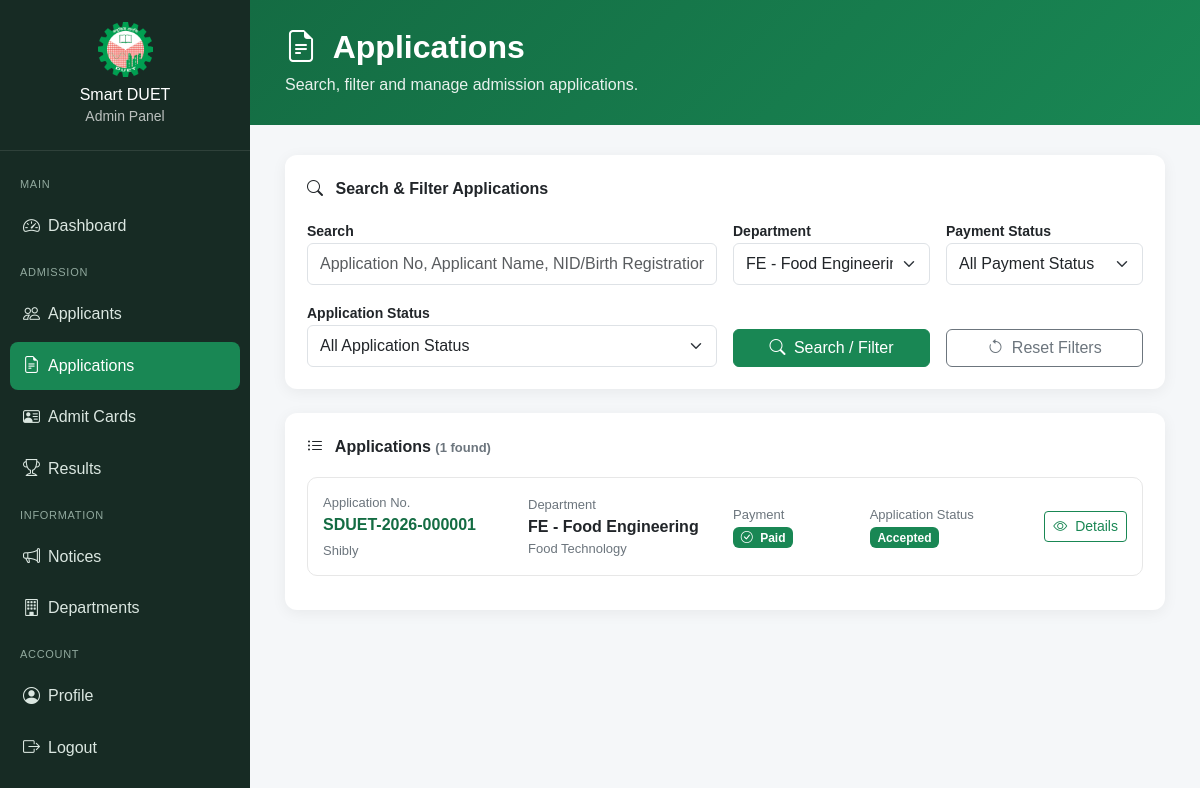
Screenshot of /admin/applications.php?department_id=10 (signed in) with the database file from the repository.
### tables this page shows
CREATE TABLE `applications` (
  `id` int(10) UNSIGNED NOT NULL,
  `application_no` varchar(30) NOT NULL,
  `applicant_id` int(10) UNSIGNED NOT NULL,
  `admission_year` year(4) NOT NULL,
  `ssc_gpa` decimal(3,2) NOT NULL,
  `diploma_cgpa` decimal(3,2) NOT NULL,
  `diploma_passing_year` year(4) NOT NULL,
  `technology_id` int(10) UNSIGNED NOT NULL,
  `department_id` int(10) UNSIGNED NOT NULL,
  `quota` enum('None','Freedom Fighter''s Son/Daughter','Tribal') NOT NULL DEFAULT 'None',
  `status` enum('draft','payment_pending','submitted','under_review','accepted','rejected') NOT NULL DEFAULT 'draft',
  `submitted_at` datetime DEFAULT NULL,
  `created_at` timestamp NOT NULL DEFAULT current_timestamp(),
  `updated_at` timestamp NOT NULL DEFAULT current_timestamp() ON UPDATE current_timestamp()
);

CREATE TABLE `applicants` (
  `id` int(10) UNSIGNED NOT NULL,
  `user_id` int(10) UNSIGNED NOT NULL,
  `full_name` varchar(150) NOT NULL,
  `father_name` varchar(150) NOT NULL,
  `mother_name` varchar(150) NOT NULL,
  `date_of_birth` date NOT NULL,
  `gender` enum('Male','Female','Other') NOT NULL,
  `identity_number` varchar(50) NOT NULL,
  `created_at` timestamp NOT NULL DEFAULT current_timestamp(),
  `updated_at` timestamp NOT NULL DEFAULT current_timestamp() ON UPDATE current_timestamp()
);

CREATE TABLE `departments` (
  `id` int(10) UNSIGNED NOT NULL,
  `code` varchar(10) NOT NULL,
  `name` varchar(150) NOT NULL,
  `faculty` varchar(150) NOT NULL,
  `degree` varchar(100) NOT NULL DEFAULT 'B.Sc. Engineering',
  `duration` varchar(50) NOT NULL DEFAULT '4 Years',
  `seats` int(10) UNSIGNED NOT NULL DEFAULT 0,
  `is_active` tinyint(1) NOT NULL DEFAULT 1,
  `created_at` timestamp NOT NULL DEFAULT current_timestamp()
);

CREATE TABLE `diploma_technologies` (
  `id` int(10) UNSIGNED NOT NULL,
  `name` varchar(150) NOT NULL,
  `is_active` tinyint(1) NOT NULL DEFAULT 1,
  `created_at` timestamp NOT NULL DEFAULT current_timestamp()
);

### admin/applications.php (the view, shortened to what the rows shown need)
<?php
require_once __DIR__ . '/../includes/functions.php';
$search = trim(
    $_GET['search'] ?? ''
);
$departmentId = (int) (
    $_GET['department_id'] ?? 0
);
$paymentFilter = trim(
    $_GET['payment_status'] ?? ''
);
$applicationFilter = trim(
    $_GET['application_status'] ?? ''
);
$applications = [];
$sql = "
    SELECT
        a.id AS application_id,
        a.application_no,
        a.admission_year,
        a.ssc_gpa,
        a.diploma_cgpa,
        a.diploma_passing_year,
        a.quota,
        a.status AS application_status,
        a.submitted_at,
        ap.id AS applicant_id,
        ap.full_name,
        ap.father_name,
        ap.mother_name,
        ap.date_of_birth,
        ap.gender,
        ap.identity_number,
        u.email,
        u.mobile,
        d.code AS department_code,
        d.name AS department_name,
        d.faculty,
        d.degree,
        t.name AS technology_name,
        doc.applicant_photo,
        doc.signature,
        doc.identity_document,
        doc.quota_document,
        p.id AS payment_id,
        p.payment_method,
        p.amount,
        p.transaction_id,
        p.payment_status,
        p.paid_at
    FROM applications a
    INNER JOIN applicants ap
        ON a.applicant_id = ap.id
    INNER JOIN users u
        ON ap.user_id = u.id
    INNER JOIN departments d
        ON a.department_id = d.id
    INNER JOIN diploma_technologies t
        ON a.technology_id = t.id
    LEFT JOIN documents doc
        ON a.id = doc.application_id
    LEFT JOIN payments p
        ON a.id = p.application_id
    WHERE 1 = 1
";
$params = [];
$types = '';
if ($departmentId > 0) {
    $sql .= "
        AND a.department_id = ?
    ";
    $params[] = $departmentId;
    $types .= 'i';
}
$sql .= "
    ORDER BY a.id DESC
    LIMIT 100
";
$stmt = $conn->prepare($sql);
if ($stmt) {
    if (!empty($params)) {
        $stmt->bind_param(
            $types,
            ...$params
        );
    }
    $stmt->execute();
    $result =
        $stmt->get_result();
    while ($row = $result->fetch_assoc()) {
        $applications[] = $row;
    }
}
$hasFilter =
    $search !== ''
    || $departmentId > 0
    || $paymentFilter !== ''
    || $applicationFilter !== '';
?>
<!DOCTYPE html>
<html lang="en">
<head>
    <link
        href="https://cdn.jsdelivr.net/npm/bootstrap@5.3.3/dist/css/bootstrap.min.css"
        rel="stylesheet"
    >
    <link
        href="https://cdn.jsdelivr.net/npm/bootstrap-icons@1.11.3/font/bootstrap-icons.css"
        rel="stylesheet"
    >
    <link
        rel="stylesheet"
        href="<?= APP_URL ?>/css/admin.css"
    >
</head>
<body class="admin-body">
<main class="admin-main">
    <section class="admin-hero">
        <h2>
            <i class="bi bi-file-earmark-text me-2"></i>
            Applications
        </h2>
    </section>
    <section class="admin-content">
        <?php if ($hasFilter): ?>
            <div class="admin-card">
                <?php if (empty($applications)): ?>
                    <div class="admin-empty">
                        <i class="bi bi-file-earmark-x"></i>
                        <h6>
                            No Application Found
                        </h6>
                        <p>
                            Try changing your search or filters.
                        </p>
                    </div>
                <?php else: ?>
                    <?php foreach (
                        $applications
                        as $application
                    ): ?>
                        <div class="admin-data-row">
                            <div class="row align-items-center g-3">
                                <div class="col-lg-3">
                                    <div class="admin-small-text">
                                        Application No.
                                    </div>
                                    <div class="fw-bold admin-primary-text">
                                        <?= e(
                                            $application['application_no']
                                        ) ?>
                                    </div>
                                    <div class="admin-small-text mt-1">
                                        <?= e(
                                            $application['full_name']
                                        ) ?>
                                    </div>
                                </div>
                                <div class="col-lg-3">
                                    <div class="admin-small-text">
                                        Department
                                    </div>
                                    <div class="fw-semibold">
                                        <?= e(
                                            $application['department_code']
                                        ) ?>
                                        -
                                        <?= e(
                                            $application['department_name']
                                        ) ?>
                                    </div>
                                    <div class="admin-small-text">
                                        <?= e(
                                            $application['technology_name']
                                        ) ?>
                                    </div>
                                </div>
                                <div class="col-lg-2">
                                    <div class="admin-small-text">
                                        Payment
                                    </div>
                                    <?php
                                    $paymentStatus =
                                        $application['payment_status']
                                        ?? 'pending';
                                    ?>
                                    <?php if (
                                        $paymentStatus === 'paid'
                                    ): ?>
                                        <span class="badge text-bg-success">
                                            <i class="bi bi-check-circle me-1"></i>
                                            Paid
                                        </span>
                                    <?php endif; ?>
                                </div>
                                <div class="col-lg-2">
                                    <div class="admin-small-text">
                                        Application Status
                                    </div>
                                    <?php
                                    $status =
                                        $application['application_status'];
                                    $statusClass =
                                        'bg-secondary';
                                    if (
                                        $status === 'submitted'
                                    ) {
                                        $statusClass =
                                            'bg-primary';
                                    } elseif (
                                        $status === 'payment_pending'
                                    ) {
                                        $statusClass =
                                            'bg-warning text-dark';
                                    } elseif (
                                        $status === 'under_review'
                                    ) {
                                        $statusClass =
                                            'bg-info text-dark';
                                    } elseif (
                                        $status === 'accepted'
                                    ) {
                                        $statusClass =
                                            'bg-success';
                                    } elseif (
                                        $status === 'rejected'
                                    ) {
                                        $statusClass =
                                            'bg-danger';
                                    }
                                    ?>
                                    <span
                                        class="badge <?= $statusClass ?>"
                                    >
                                        <?= e(
                                            ucwords(
                                                str_replace(
                                                    '_',
                                                    ' ',
                                                    $status
                                                )
                                            )
                                        ) ?>
                                    </span>
                                </div>
                                <div class="col-lg-2 text-lg-end">
                                    <button
                                        type="button"
                                        class="btn btn-outline-success btn-sm"
                                        data-bs-toggle="collapse"
                                        data-bs-target="#application<?= (int) $application['application_id'] ?>"
                                    >
                                        <i class="bi bi-eye me-1"></i>
                                        Details
                                    </button>
                                </div>
                            </div>
                        </div>
                    <?php endforeach; ?>
                <?php endif; ?>
            </div>
        <?php endif; ?>
    </section>
</main>
</body>
</html>

### rows the page displays
applications: application_no "SDUET-2026-000001", applicant.full_name "Shibly", department.code "FE", department.name "Food Engineering", technology.name "Food Technology", status "Accepted"

### other values shown
count($applications) "1"
form field department_id "FE - Food Engineering"
